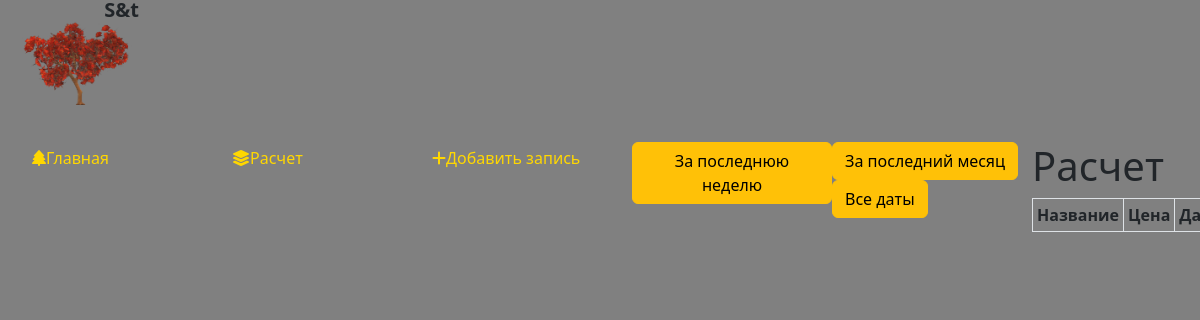
/bills, run on an earlier commit of the app's database.
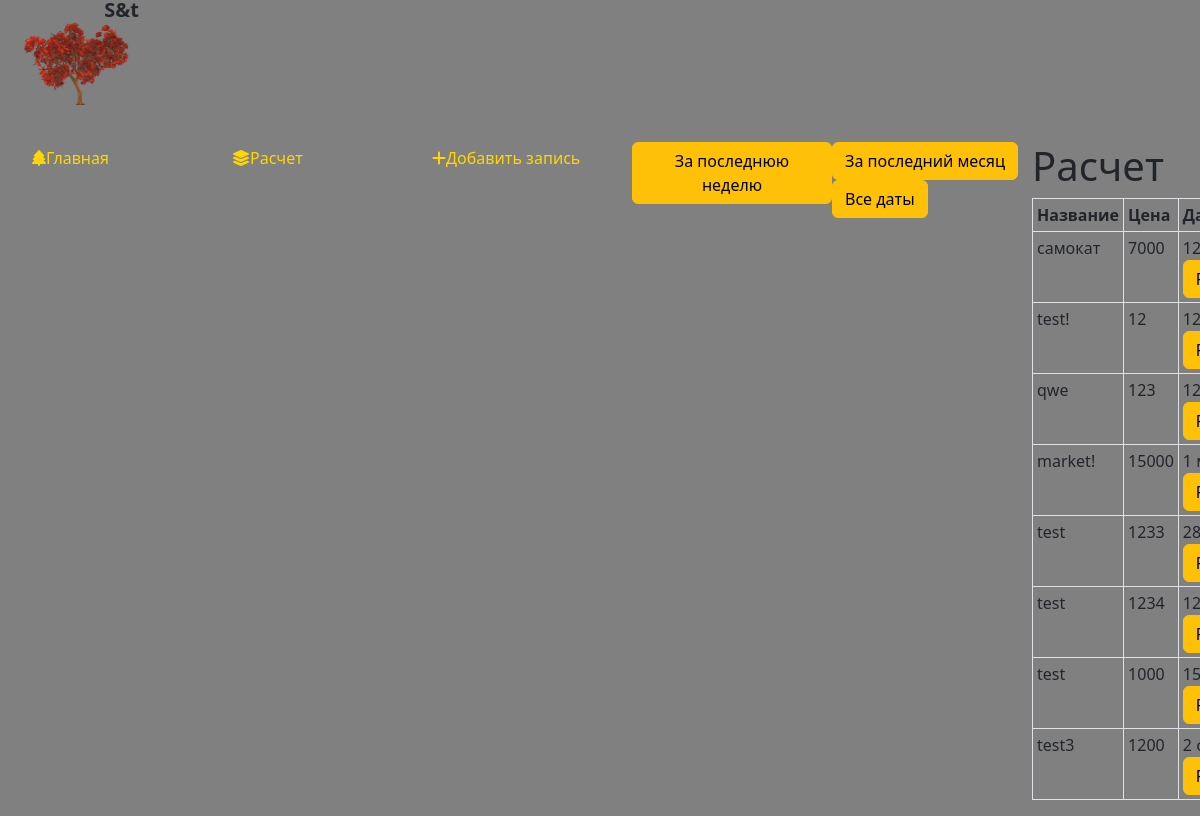
And on a later commit of the database.
### bill/models.py (models this page shows, shortened)
class Bills(models.Model):
    title = models.CharField('Название', max_length=50)
    price = models.IntegerField('Цена', default=0)
    date = models.DateTimeField('Дата')
    class Meta:
        verbose_name = 'Расчёт'
        verbose_name_plural = 'Расчёты'

### bill/views.py (the view)
# urls.py: path('bills', views.bills, name='about'),
def bills(request):
    bill = Bills.objects.all()
    return render(request, 'bill/bills.html', {'bill': bill})

### bill/templates/bill/bills.html (shortened to what this page needs)
{% extends 'bill/layout.html' %}
{% block content %}
    <div class="features">
        <div>
            <a href="{% url 'bills_filter' pk=1 %}"><button class="btn btn-warning btn-xs">За последнюю неделю</button></a>
            <a href="{% url 'bills_filter' pk=2 %}"><button class="btn btn-warning btn-xs">За последний месяц</button></a>
            <a href="{% url 'bills_filter' pk=3 %}"><button class="btn btn-warning btn-xs">Все даты</button></a>
        </div>
        <h1>Расчет</h1>
        <div class="table-responsive">
            <div>
                <table class="table table-bordered table-sm">
                    <thead>
                        <tr class="active">
                            <th>Название</th>
                            <th>Цена</th>
                            <th>Дата</th>
                        </tr>
                    </thead>
                        {% for el in bill %}
                        <tbody>
                            <tr>
                                <td>{{ el.title }} </td>
                                <td>{{ el.price }}</td>
                                <td>{{ el.date }}<a href="{% url 'bill-details' el.id %}">
                                    <button class="btn btn-warning btn-xs">Редактировать</button></a></td>
                            </tr>
                        </tbody>
                        {% endfor %}
                </table>
            </div>
        </div>
    </div>
{% endblock %}

### bill/templates/bill/layout.html (shortened to what this page needs)
{% load static %}
<!DOCTYPE html>
<html lang="en">
<head>
    <link rel="stylesheet" href="https://cdn.jsdelivr.net/npm/bootstrap@5.2.3/dist/css/bootstrap.min.css">
    <link rel="stylesheet" href="{% static 'bill/css/bill.css' %}">
    {% load static %}
    <link rel="stylesheet" href="https://cdn.jsdelivr.net/npm/@fortawesome/fontawesome-free@6.2.1/css/fontawesome.min.css">
</head>
<body>
    <aside>
        <img src="{% static 'bill/img/tree.png' %}" alt="Лого">
        <span class='logo'>S&t</span>
        <ul>
            <a href="{% url 'home' %}"><li><i class="fa-solid fa-tree"></i></i>Главная</li></a>
            <a href="{% url 'about' %}"><li><i class="fa-solid fa-layer-group"></i>Расчет</li></a>
            <a href="{% url 'create' %}"><li><i class="fa-solid fa-plus"></i>Добавить запись</li></a>
        </ul>
        <main>
        {% block content %}
        {% endblock %}
        </main>
    </aside>
</body>
</html>

### bill/static/bill/css/bill.css (style rules this page uses)
body { background: grey; }
aside a { background: grey; text-decoration: none; color: gold; float: left; width: 200px; }
aside img { width: 150px; float: center; }
aside .logo { font-size: 20px; margin-left: -50px; font-weight: bold; position: relative; top: -50px; }
aside ul { list-style: none }
aside ul li { color: gold; display: block; margin-top: 20px; }

What changed in the data, as far as the page shows it:
added Bills: title "самокат", price "7000", date "12…"
added Bills: title "test!", price "12", date "12…"
added Bills: title "qwe", price "123", date "12…"
added Bills: title "market!", price "15000", date "1…"
added Bills: title "test", price "1233", date "28…"
added Bills: title "test", price "1234", date "12…"
added Bills: title "test", price "1000", date "15…"
added Bills: title "test3", price "1200", date "2…"
